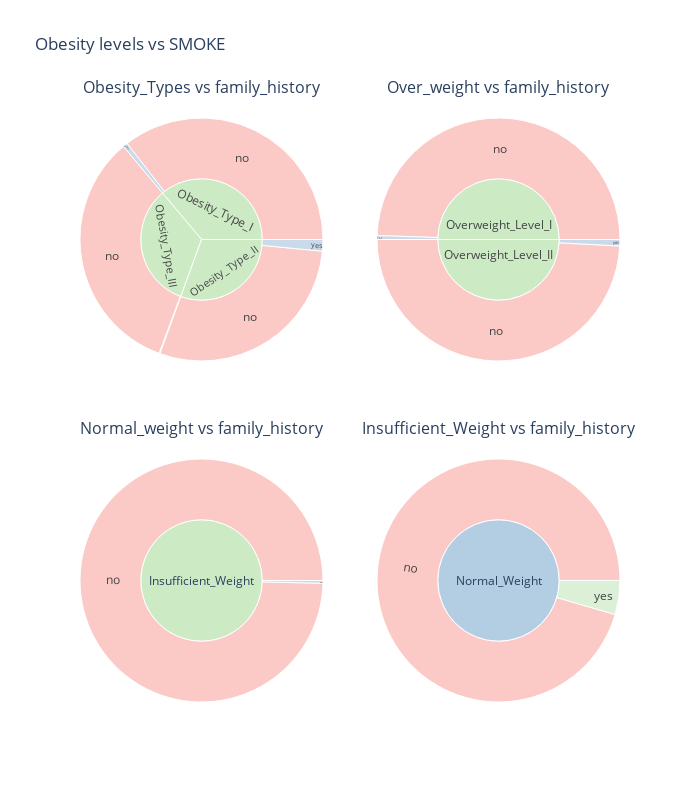

Notebook cell for this chart:
### Markdown cell above
# SMOKE

### Code cell
fig = make_subplots(rows=2, cols=2, specs=[ [{"type": "sunburst"}, {"type": "sunburst"}],[{"type": "sunburst"}, {"type": "sunburst"}]],
                                          subplot_titles=["Obesity_Types vs family_history", "Over_weight vs family_history", "Normal_weight vs family_history","Insufficient_Weight vs family_history"],
                                       vertical_spacing = 0.1   )


figaux = px.sunburst(df_ot_final, path=[ 'NObeyesdad','SMOKE'], color = 'SMOKE', 
                      color_discrete_sequence=px.colors.qualitative.Pastel1)
fig.add_trace(figaux.data[0], row=1, col=1)

############################################
                           
figaux = px.sunburst(df_ow_final ,path=[ 'NObeyesdad','SMOKE'], color = 'SMOKE',
                  color_discrete_sequence=px.colors.qualitative.Pastel1)
fig.add_trace(figaux.data[0], row=1, col=2)

#############################################

figaux = px.sunburst(df_In, path=[ 'NObeyesdad','SMOKE'], color = 'SMOKE', 
                      color_discrete_sequence=px.colors.qualitative.Pastel1)
fig.add_trace(figaux.data[0], row=2, col=1)

#############################################

figaux = px.sunburst(df_n, path=[ 'NObeyesdad','SMOKE'], color = 'SMOKE', 
                      color_discrete_sequence=px.colors.qualitative.Pastel1)
fig.add_trace(figaux.data[0], row=2, col=2)


fig.update_layout(width=700, height=800,title_text=("Obesity levels vs SMOKE"))
fig.show()

### Figure 1 — Plotly figure (JSON) as saved in the notebook; plotly's stock layout.template omitted (floating-point values rounded to 4 significant figures)
{"data": [{"branchvalues": "total", "customdata": [["no"], ["no"], ["no"], ["yes"], ["yes"], ["(?)"], ["(?)"], ["(?)"], ["yes"]], "domain": {"x": [0, 0.45], "y": [0.55, 1]}, "hovertemplate": "labels=%{label}<br>count=%{value}<br>parent=%{parent}<br>id=%{id}<br>SMOKE=%{customdata[0]}<extra></extra>", "ids": ["Obesity_Type_I/no", "Obesity_Type_II/no", "Obesity_Type_III/no", "Obesity_Type_II/yes", "Obesity_Type_III/yes", "Obesity_Type_I", "Obesity_Type_II", "Obesity_Type_III", "Obesity_Type_I/yes"], "labels": ["no", "no", "no", "yes", "yes", "Obesity_Type_I", "Obesity_Type_II", "Obesity_Type_III", "yes"], "marker": {"colors": ["rgb(251,180,174)", "rgb(251,180,174)", "rgb(251,180,174)", "rgb(179,205,227)", "rgb(179,205,227)", "rgb(204,235,197)", "rgb(204,235,197)", "rgb(204,235,197)", "rgb(179,205,227)"]}, "name": "", "parents": ["Obesity_Type_I", "Obesity_Type_II", "Obesity_Type_III", "Obesity_Type_II", "Obesity_Type_III", "", "", "", "Obesity_Type_I"], "type": "sunburst", "values": [345, 282, 323, 15, 1, 351, 297, 324, 6]}, {"branchvalues": "total", "customdata": [["no"], ["no"], ["yes"], ["yes"], ["(?)"], ["(?)"]], "domain": {"x": [0.55, 1], "y": [0.55, 1]}, "hovertemplate": "labels=%{label}<br>count=%{value}<br>parent=%{parent}<br>id=%{id}<br>SMOKE=%{customdata[0]}<extra></extra>", "ids": ["Overweight_Level_I/no", "Overweight_Level_II/no", "Overweight_Level_I/yes", "Overweight_Level_II/yes", "Overweight_Level_I", "Overweight_Level_II"], "labels": ["no", "no", "yes", "yes", "Overweight_Level_I", "Overweight_Level_II"], "marker": {"colors": ["rgb(251,180,174)", "rgb(251,180,174)", "rgb(179,205,227)", "rgb(179,205,227)", "rgb(204,235,197)", "rgb(204,235,197)"]}, "name": "", "parents": ["Overweight_Level_I", "Overweight_Level_II", "Overweight_Level_I", "Overweight_Level_II", "", ""], "type": "sunburst", "values": [287, 285, 3, 5, 290, 290]}, {"branchvalues": "total", "customdata": [["no"], ["yes"], ["(?)"]], "domain": {"x": [0, 0.45], "y": [0, 0.45]}, "hovertemplate": "labels=%{label}<br>count=%{value}<br>parent=%{parent}<br>id=%{id}<br>SMOKE=%{customdata[0]}<extra></extra>", "ids": ["Insufficient_Weight/no", "Insufficient_Weight/yes", "Insufficient_Weight"], "labels": ["no", "yes", "Insufficient_Weight"], "marker": {"colors": ["rgb(251,180,174)", "rgb(179,205,227)", "rgb(204,235,197)"]}, "name": "", "parents": ["Insufficient_Weight", "Insufficient_Weight", ""], "type": "sunburst", "values": [271, 1, 272]}, {"branchvalues": "total", "customdata": [["no"], ["(?)"], ["yes"]], "domain": {"x": [0.55, 1], "y": [0, 0.45]}, "hovertemplate": "labels=%{label}<br>count=%{value}<br>parent=%{parent}<br>id=%{id}<br>SMOKE=%{customdata[0]}<extra></extra>", "ids": ["Normal_Weight/no", "Normal_Weight", "Normal_Weight/yes"], "labels": ["no", "Normal_Weight", "yes"], "marker": {"colors": ["rgb(251,180,174)", "rgb(179,205,227)", "rgb(204,235,197)"]}, "name": "", "parents": ["Normal_Weight", "", "Normal_Weight"], "type": "sunburst", "values": [274, 287, 13]}], "layout": {"annotations": [{"font": {"size": 16}, "showarrow": false, "text": "Obesity_Types vs family_history", "x": 0.225, "xanchor": "center", "xref": "paper", "y": 1, "yanchor": "bottom", "yref": "paper"}, {"font": {"size": 16}, "showarrow": false, "text": "Over_weight vs family_history", "x": 0.775, "xanchor": "center", "xref": "paper", "y": 1, "yanchor": "bottom", "yref": "paper"}, {"font": {"size": 16}, "showarrow": false, "text": "Normal_weight vs family_history", "x": 0.225, "xanchor": "center", "xref": "paper", "y": 0.45, "yanchor": "bottom", "yref": "paper"}, {"font": {"size": 16}, "showarrow": false, "text": "Insufficient_Weight vs family_history", "x": 0.775, "xanchor": "center", "xref": "paper", "y": 0.45, "yanchor": "bottom", "yref": "paper"}], "height": 800, "title": {"text": "Obesity levels vs SMOKE"}, "width": 700}}
